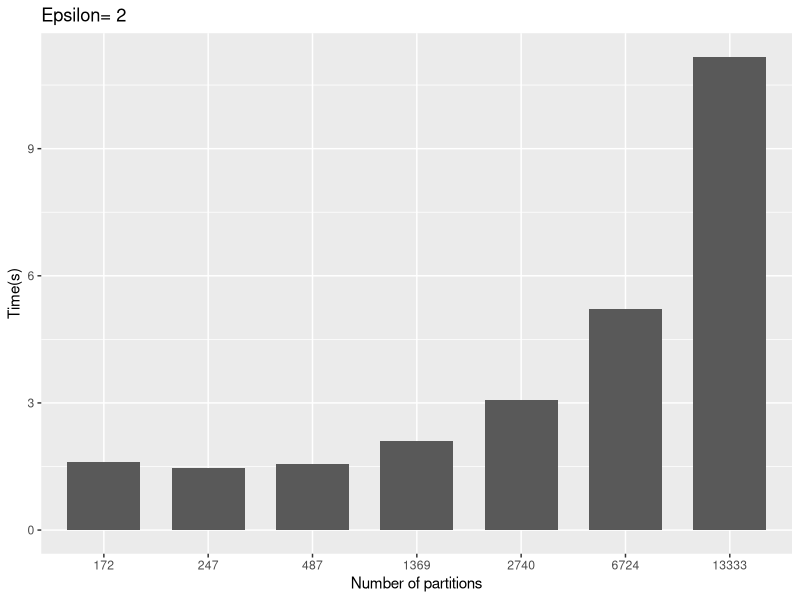
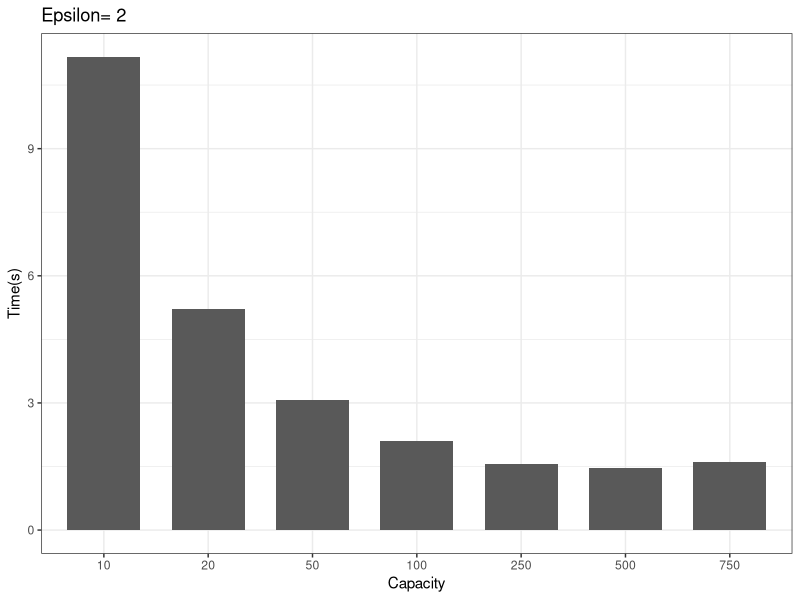
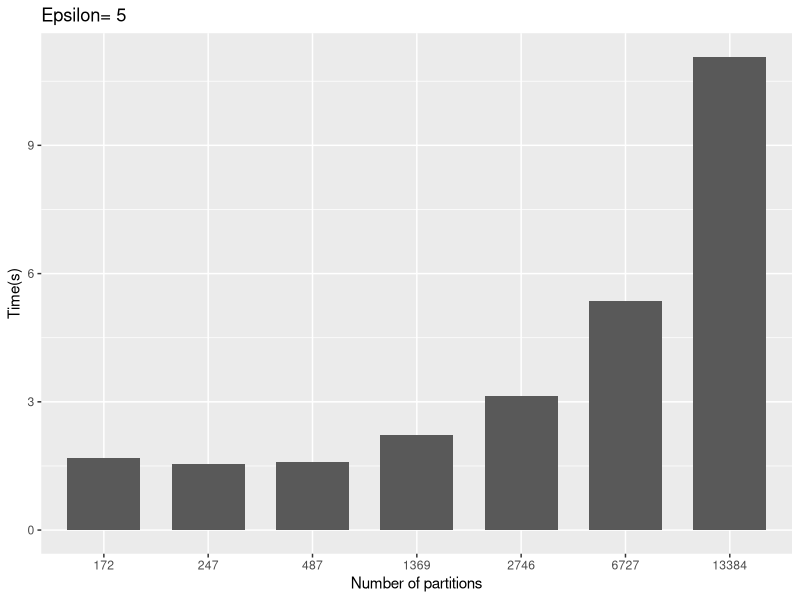
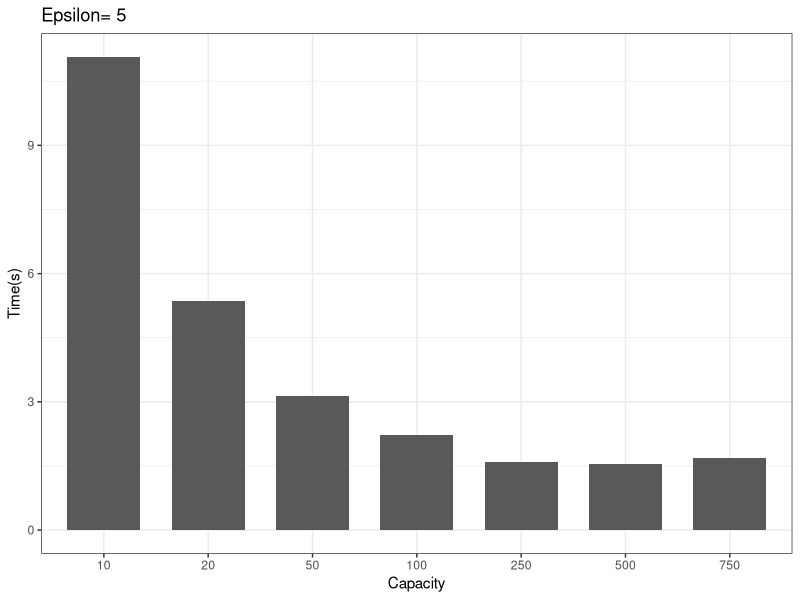
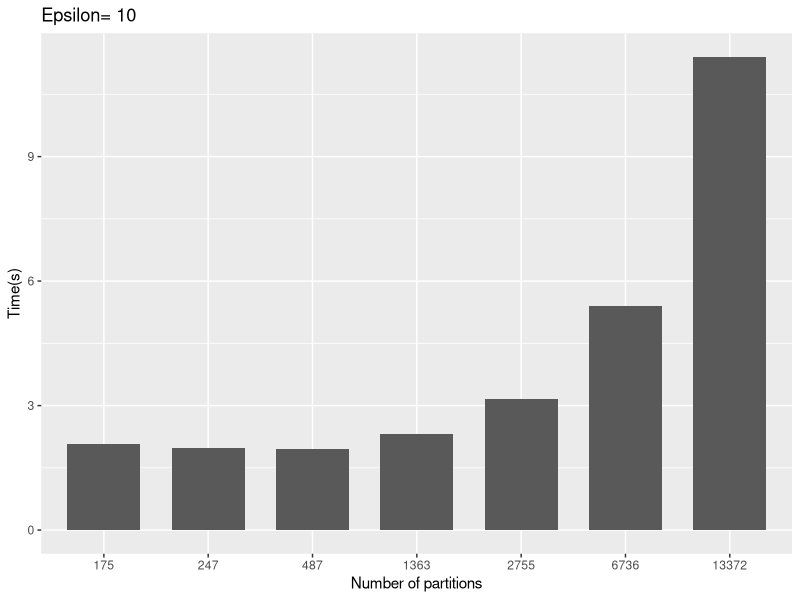
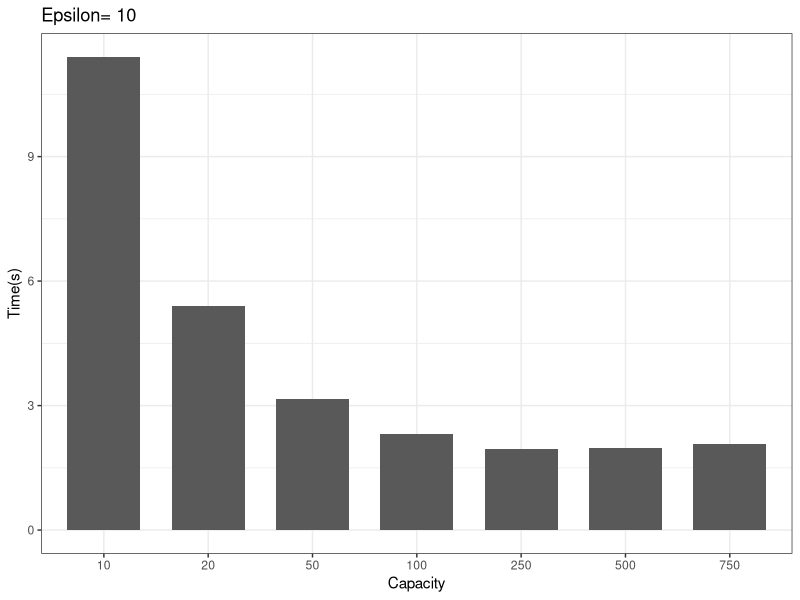
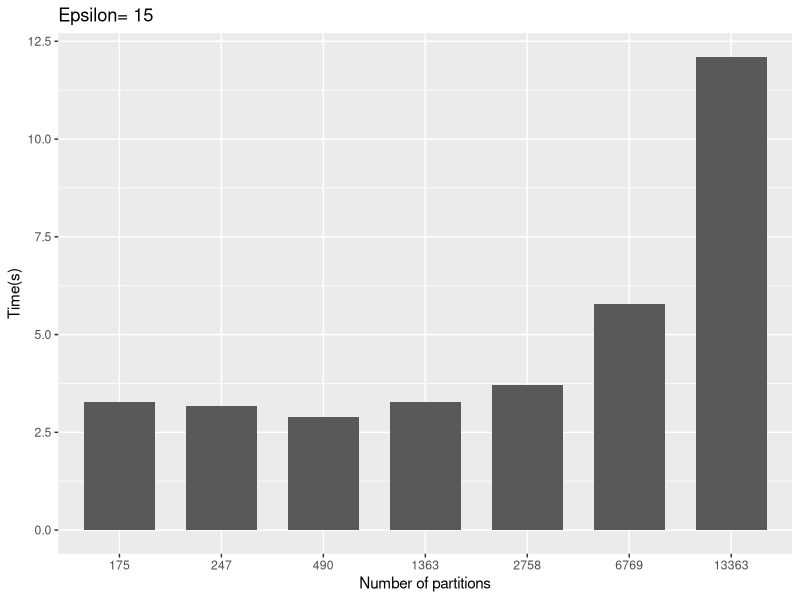
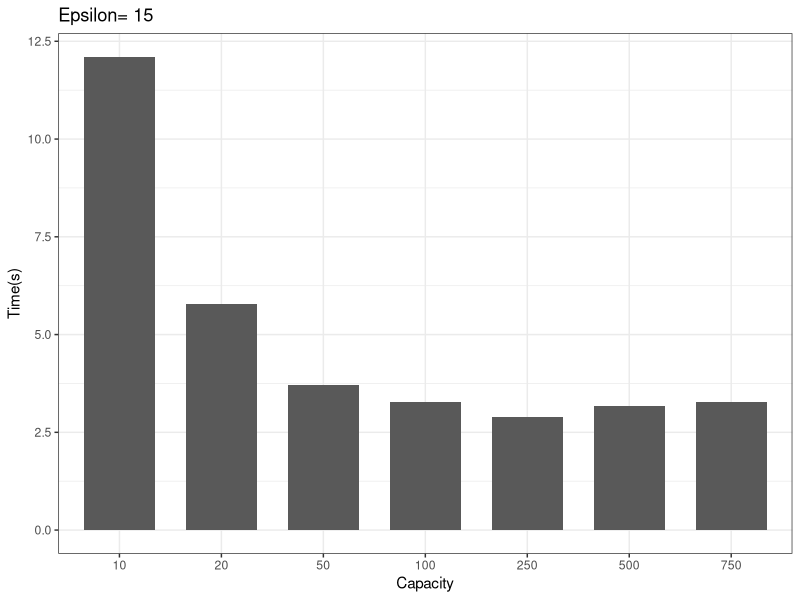

Write R code to recreate these figures, in order.
library(tidyverse)

mf = read_tsv("optimal_performance.tsv")

W = 6
H = 4
for(e in as.numeric(levels(as.factor(mf$epsilon)))) {
  d = mf |> filter(epsilon == e) 
  p = ggplot(d, aes(x = as.factor(partitions), y = time)) + 
    geom_col(width = 0.7, position="dodge") + 
    labs(x="Number of partitions", y="Time(s)", title = paste("Epsilon=",e))
  plot(p)
  ggsave(paste0("pflockE", e,"_by_partitions.pdf"), width = W, height = H)
  
  g = ggplot(d, aes(x = as.factor(capacity), y = time)) + 
    geom_col(width = 0.7, position="dodge") + 
    labs(x="Capacity", y="Time(s)", title = paste("Epsilon=",e)) +
    theme_bw()
  plot(g)
  ggsave(paste0("pflockE", e,"_by_capacity.pdf"), width = W, height = H)
}

